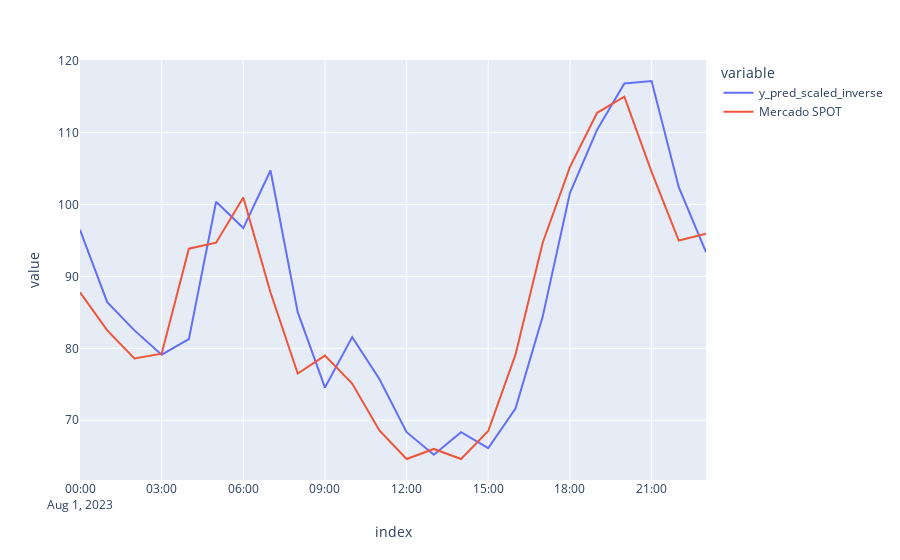

The cell this chart's notebook holds for it:
### Markdown cell above
### Visualize Model Predictions

### Code cell


### Figure 1 — Plotly figure (JSON) as saved in the notebook; plotly's stock layout.template omitted (floating-point values rounded to 4 significant figures)
{"data": [{"hovertemplate": "variable=y_pred_scaled_inverse<br>index=%{x}<br>value=%{y}<extra></extra>", "legendgroup": "y_pred_scaled_inverse", "line": {"color": "#636efa", "dash": "solid"}, "marker": {"symbol": "circle"}, "mode": "lines", "name": "y_pred_scaled_inverse", "orientation": "v", "showlegend": true, "type": "scatter", "x": ["2023-08-01T00:00:00+00:00", "2023-08-01T01:00:00+00:00", "2023-08-01T02:00:00+00:00", "2023-08-01T03:00:00+00:00", "2023-08-01T04:00:00+00:00", "2023-08-01T05:00:00+00:00", "2023-08-01T06:00:00+00:00", "2023-08-01T07:00:00+00:00", "2023-08-01T08:00:00+00:00", "2023-08-01T09:00:00+00:00", "2023-08-01T10:00:00+00:00", "2023-08-01T11:00:00+00:00", "2023-08-01T12:00:00+00:00", "2023-08-01T13:00:00+00:00", "2023-08-01T14:00:00+00:00", "2023-08-01T15:00:00+00:00", "2023-08-01T16:00:00+00:00", "2023-08-01T17:00:00+00:00", "2023-08-01T18:00:00+00:00", "2023-08-01T19:00:00+00:00", "2023-08-01T20:00:00+00:00", "2023-08-01T21:00:00+00:00", "2023-08-01T22:00:00+00:00", "2023-08-01T23:00:00+00:00"], "xaxis": "x", "y": [96.48, 86.42, 82.49, 79.12, 81.28, 100.4, 96.73, 104.7, 85.03, 74.54, 81.56, 75.72, 68.33, 65.2, 68.32, 66.11, 71.63, 84.41, 101.6, 110.4, 116.9, 117.2, 102.4, 93.38], "yaxis": "y"}, {"hovertemplate": "variable=Mercado SPOT<br>index=%{x}<br>value=%{y}<extra></extra>", "legendgroup": "Mercado SPOT", "line": {"color": "#EF553B", "dash": "solid"}, "marker": {"symbol": "circle"}, "mode": "lines", "name": "Mercado SPOT", "orientation": "v", "showlegend": true, "type": "scatter", "x": ["2023-08-01T00:00:00+00:00", "2023-08-01T01:00:00+00:00", "2023-08-01T02:00:00+00:00", "2023-08-01T03:00:00+00:00", "2023-08-01T04:00:00+00:00", "2023-08-01T05:00:00+00:00", "2023-08-01T06:00:00+00:00", "2023-08-01T07:00:00+00:00", "2023-08-01T08:00:00+00:00", "2023-08-01T09:00:00+00:00", "2023-08-01T10:00:00+00:00", "2023-08-01T11:00:00+00:00", "2023-08-01T12:00:00+00:00", "2023-08-01T13:00:00+00:00", "2023-08-01T14:00:00+00:00", "2023-08-01T15:00:00+00:00", "2023-08-01T16:00:00+00:00", "2023-08-01T17:00:00+00:00", "2023-08-01T18:00:00+00:00", "2023-08-01T19:00:00+00:00", "2023-08-01T20:00:00+00:00", "2023-08-01T21:00:00+00:00", "2023-08-01T22:00:00+00:00", "2023-08-01T23:00:00+00:00"], "xaxis": "x", "y": [87.79, 82.5, 78.6, 79.26, 93.86, 94.69, 101.0, 87.76, 76.5, 78.99, 75.1, 68.57, 64.6, 66, 64.6, 68.5, 79.12, 94.69, 105.2, 112.8, 115, 104.5, 95, 95.93], "yaxis": "y"}], "layout": {"autosize": true, "hovermode": "x unified", "legend": {"title": {"text": "variable"}, "tracegroupgap": 0}, "margin": {"t": 60}, "xaxis": {"anchor": "y", "autorange": true, "domain": [0, 1], "range": ["2023-08-01", "2023-08-01 23:00"], "title": {"text": "index"}, "type": "date"}, "yaxis": {"anchor": "x", "autorange": true, "domain": [0, 1], "range": [61.68, 120.1], "title": {"text": "value"}, "type": "linear"}}}
